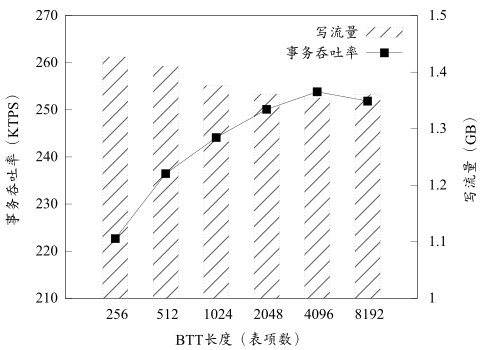

This chart was generated by the following gnuplot code:
set terminal pdfcairo enhanced mono font "Times New Roman,16" size 5,3.5

set output "sens-att-len.pdf"
set style fill pattern 5
set boxwidth 0.5 relative
set ylabel '事务吞吐率（KTPS）'
set yrange [210:270]
set ytics nomirror
set y2label '写流量（GB）'
set y2range [1:1.5]
set y2tics
set xrange [129:16224]
set xtics nomirror
set logscale x 2
set xlabel "BTT长度（表项数）"
set key right spacing 1.25
plot 'sens-att-len.data' using 1:3 axes x1y2 with boxes ls 0 title "写流量", \
    '' using 1:2 axes x1y1 with linespoints ls 5 title "事务吞吐率"
